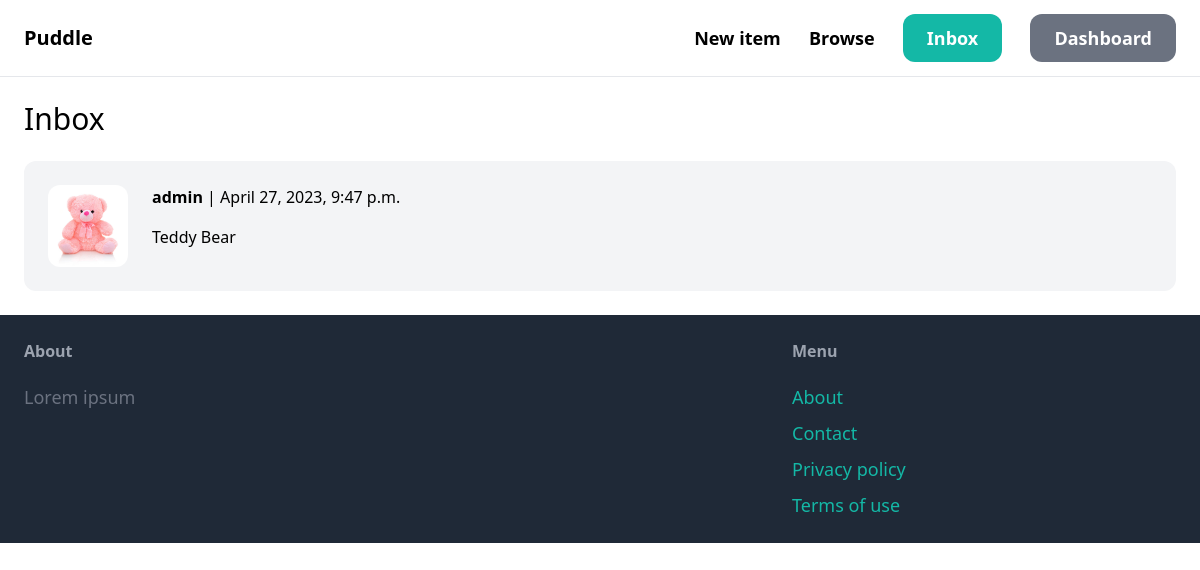
The app's page /conversation/ (signed in) with its own data.
### conversation/models.py (models this page shows)
class Conversation(models.Model):
    item = models.ForeignKey(Item, related_name='conversations', on_delete=models.CASCADE)
    members = models.ManyToManyField(User, related_name='conversations')
    created_at = models.DateTimeField(auto_now_add=True)
    modified_at = models.DateTimeField(auto_now=True)
    class Meta:
        ordering = ('-modified_at',)

### item/models.py (models this page shows, shortened)
class Item(models.Model):
    category = models.ForeignKey(Category, related_name='items', on_delete=models.CASCADE)
    name = models.CharField(max_length=255)
    description = models.TextField(blank=True, null=True)
    price = models.FloatField()
    image = models.ImageField(upload_to='item_images', blank=True, null=True)
    is_sold = models.BooleanField(default=False)
    created_by = models.ForeignKey(User, related_name='items', on_delete=models.CASCADE)
    created_at = models.DateTimeField(auto_now_add=True)

### conversation/views.py (the view)
# urls.py: path('', views.inbox, name='inbox'),
@login_required()
def inbox(request):
    conversations = Conversation.objects.filter(members__in=[request.user.id])
    return render(request, 'conversation/inbox.html', {'conversations': conversations})

### conversation/templates/conversation/inbox.html (shortened to what this page needs)
{% extends 'core/base.html' %}
{% block content %}
    <h1 class="mb-6 text-3xl">Inbox</h1>
    <div class="space-y-6">
        {% for conversation in conversations %}
            <a href="{% url 'conversation:detail' conversation.id %}">
                <div class="p-6 flex bg-gray-100 rounded-xl">
                    <div class="pr-6">
                        <img src="{{ conversation.item.image.url }}" class="w-20 rounded-xl">
                    </div>
                    <div>
                        {% for member in conversation.members.all %}
                            {% if member != request.user %}
                                <p class="mb-4"><strong>{{ member.username }}</strong> | {{ conversation.modified_at }}</p>
                                <p>{{ conversation.item.name }}</p>
                            {% endif %}
                        {% endfor %}
                    </div>
                </div>
            </a>
        {% endfor %}
    </div>
{% endblock %}

### records on screen
Conversation: item.image (picture), modified_at "April 27, 2023, 9:47 p.m.", item.name "Teddy Bear"

### other values on screen
{{ member.username }} "admin"
